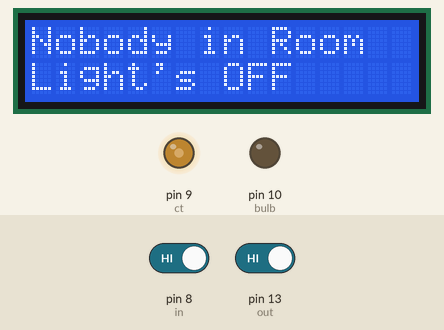
Simulated run of this sketch. Board: Arduino Uno, built with avr-gcc and run on an emulated ATmega328P. On the bench: 16×2 character LCD, output pins drawn as LEDs (lit = HIGH). The test bench sets the inputs (shaded band); at power-on: pin 8 (in) HIGH, pin 13 (out) HIGH. WiFi joins after 1.5 s; servers stay silent unless stated.

Above: at 5.0 s.
5.1 s: pin 8 (in) driven LOW
At 5.8 s:
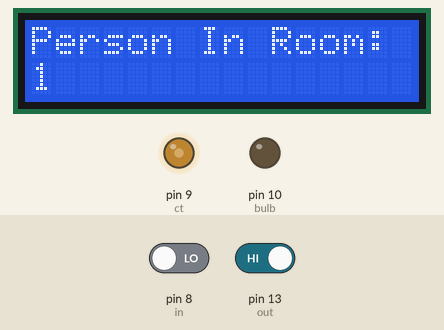
8.1 s: pin 13 (out) driven LOW
At 10.2 s:
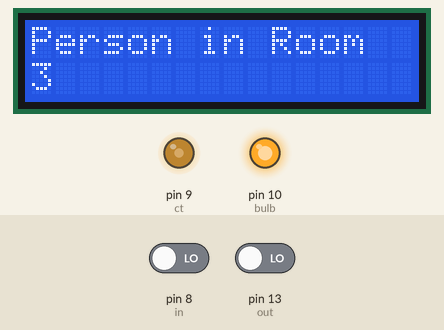
11.1 s: pin 8 (in) driven HIGH
At 13.78 s:
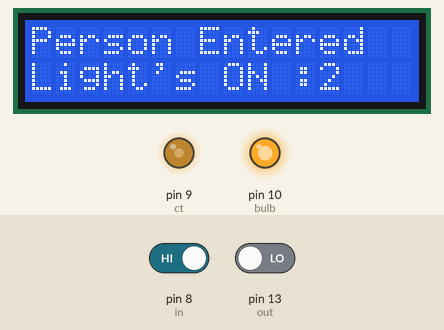
14.1 s: pin 13 (out) driven HIGH
At 15.7 s:
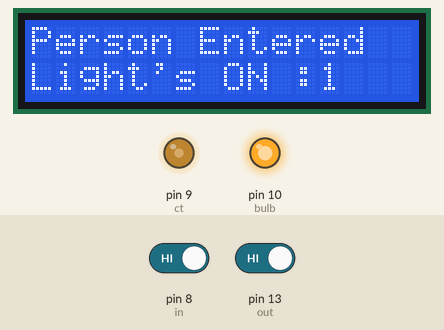
16.3 s: pin 13 (out) driven LOW
At 18.3 s:
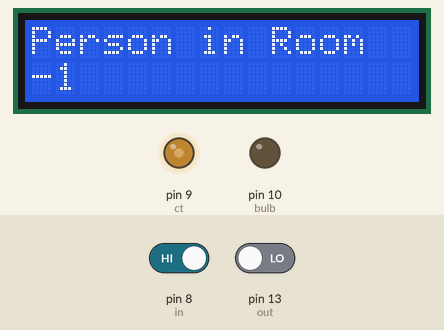
19.3 s: pin 8 (in) driven LOW
At 20.5 s:
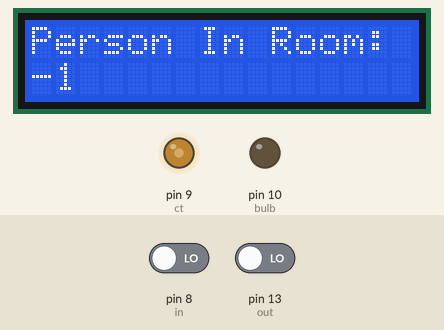
Timing chart, 0 to 22.3 s (numbered marks = the images above; inputs shaded):
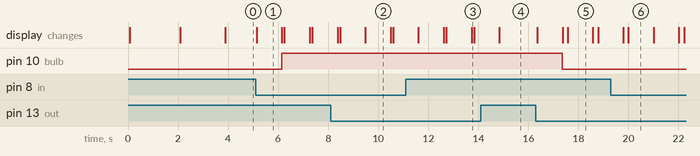

The sketch:

iot.ino
```cpp
/*************************************************************
  WARNING!
    It's very tricky to get it working. Please read this article:
    http://help.blynk.cc/hardware-and-libraries/arduino/esp8266-with-at-firmware

  You’ll need:
   - Blynk IoT app (download from App Store or Google Play)
   - Arduino Uno board
   - Decide how to connect to Blynk
     (USB, Ethernet, Wi-Fi, Bluetooth, ...)

  There is a bunch of great example sketches included to show you how to get
  started. Think of them as LEGO bricks  and combine them as you wish.
  For example, take the Ethernet Shield sketch and combine it with the
  Servo example, or choose a USB sketch and add a code from SendData
  example.
 *************************************************************/

/* Fill-in information from Blynk Device Info here */
#define BLYNK_TEMPLATE_ID "Blynk_twemp_id"
#define BLYNK_TEMPLATE_NAME "Project_name"
#define BLYNK_AUTH_TOKEN "Auth_token"

/* Comment this out to disable prints and save space */
#define BLYNK_PRINT Serial

#include <LiquidCrystal.h>
#include <ESP8266_Lib.h>
#include <BlynkSimpleShieldEsp8266.h>

// Your WiFi credentials.
// Set password to "" for open networks.
char ssid[] = "XXXXX";     // Replace "YourWiFiSSID" with your WiFi SSID
char pass[] = "XXXXX"; // Replace "YourWiFiPassword" with your WiFi password

// Hardware Serial on Mega, Leonardo, Micro...
//#define EspSerial Serial1

// or Software Serial on Uno, Nano...
#include <SoftwareSerial.h>
SoftwareSerial EspSerial(7, 6); // RX, TX

// Your ESP8266 baud rate:
#define ESP8266_BAUD 115200

ESP8266 wifi(&EspSerial);
LiquidCrystal lcd(12, 11, 5, 4, 3, 2);
#define in  8
#define out 13
#define bulb 10
int count = 0;
const int ct = 9; //initialize PWM(9) as AnalogWrite to control brightness of lcd

void setup()
{
  // Debug console
  Serial.begin(115200);

  // Set ESP8266 baud rate
  EspSerial.begin(ESP8266_BAUD);
  delay(10);
  lcd.begin(16, 2);
  lcd.print("Bi-Directional");
  lcd.setCursor(0, 1);
  lcd.print(" Visitor Counter");
  delay(2000);

  pinMode(in, INPUT);
  pinMode(out, INPUT);
  pinMode(bulb, OUTPUT);

  analogWrite(ct, 110);
  lcd.clear();
  lcd.print("Person In Room:");
  lcd.setCursor(0, 1);
  lcd.print(count);

  //Blynk.begin(BLYNK_AUTH_TOKEN, wifi, ssid, pass);
  // You can also specify server:
  Blynk.begin(BLYNK_AUTH_TOKEN, wifi, ssid, pass, "blynk.cloud", 80);
  //Blynk.begin(BLYNK_AUTH_TOKEN, wifi, ssid, pass, IPAddress(192,168,1,100), 8080);
  Blynk.virtualWrite(V3, count);
  Blynk.virtualWrite(V4,in);
  Blynk.virtualWrite(V5,out);
  Blynk.virtualWrite(V6,bulb);
  // Blynk.virtualWrite(V0, LOW); // Set initial state for the virtual pin controlling inSensor
  // Blynk.virtualWrite(V1, LOW); // Set initial state for the virtual pin controlling outSensor
  // Blynk.virtualWrite(V2, LOW); // Set initial state for the virtual pin controlling the bulb
}
//
void loop()
{
   int in_value = digitalRead(in);
  int out_value = digitalRead(out);

  if (in_value == LOW)
  {
    count++;
    lcd.clear();
    lcd.print("Person In Room:");
    Blynk.virtualWrite(V4, HIGH);
    lcd.setCursor(0, 1);
    lcd.print(count);
    delay(1000);
    Blynk.virtualWrite(V3, count);
    Blynk.virtualWrite(V4, LOW);
  }

  if (out_value == LOW)
  {
    count--;
    lcd.clear();
    lcd.print("Person in Room");
    Blynk.virtualWrite(V5, HIGH);
    lcd.setCursor(0, 1);
    lcd.print(count);
    delay(1000);
    Blynk.virtualWrite(V3, count);
    Blynk.virtualWrite(V5, LOW);                   // Debounce delay
  }

  if (count > 0)
  {
    lcd.clear();
    digitalWrite(bulb, HIGH);
    lcd.clear();
    lcd.print("Person Entered");
    lcd.setCursor(0, 1);
    lcd.print("Light's ON :");
    Blynk.virtualWrite(V6, HIGH);
    lcd.print(count);
    delay(100);
  }
  else
  {
    lcd.clear();
    digitalWrite(bulb, LOW);
    lcd.clear();
    lcd.print("Nobody in Room");
    lcd.setCursor(0, 1);
    lcd.print("Light's OFF");
    Blynk.virtualWrite(V6, LOW);
    delay(200);
  }
  Blynk.run();
  // You can inject your own code or combine it with other sketches.
  // Check other examples on how to communicate with Blynk. Remember
  // to avoid delay() function!
}
```

Measured:
- after the input at 5.1 s, pin 10 (bulb): LOW → HIGH after 1.0 s; the display: changes at once (image 1)
- after the input at 8.1 s, the display: first differs from a run without the input after 1.4 s (image 2)
- after the input at 14.1 s, pin 10 (bulb): stays HIGH (without the input it goes to LOW after 1.9 s)
- after the input at 16.3 s, pin 10 (bulb): HIGH → LOW after 1.1 s; the display: first changes after 0.06 s (image 5 shows a later state)
- after the input at 19.3 s, the display: first differs from a run without the input after 0.70 s (image 6)
- what the display in image 1 shows lasts 1.0 s, from 5.1 s to 6.1 s
